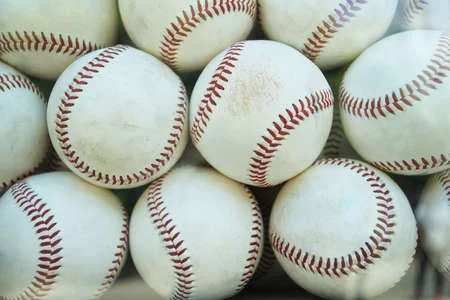
#> input picture 1_PROYECTO_FINAL/balls.jpeg, 450 x 300 px, found by its file name
$ jupyter execute WaterShed_Algorithm.ipynb
#> lines starting #> are read from the running program, lines starting #| are printed output that depends on the picture; after the words box and inside, x2 and y2 are one past the last pixel; in counts of white or black regions, pixels touching at a corner belong together
<a href="https://colab.research.google.com/github/andreac941/ComputerVision-Eq3/blob/main/1_PROYECTO_FINAL/WaterShed_Algorithm.ipynb" target="_parent"></a>

[cell 1]
#Importing openCv both as cv2 and cv for better convinence
import cv2
import cv2 as cv

# Importing numpy for working with numpy arrays
import numpy as np

# Importing pyplot as plt from maplotlib for Image Visualization
from matplotlib import pyplot as plt

# #Collab not support cv2.imshow method thus, importing cv2.imshow method for better Image visualization
#from google.colab.patches import cv2_imshow

#Importing PIL library for working with Images
from PIL import Image

#Importing asarray method from numpy for dealing with pixels of Images
from numpy import asarray

import matplotlib.image as mpimg

#Importing ndimage from scipy as this package contains various functions for multidimensional image processing.
from scipy import ndimage

#Importing filters, features, measures and color from skimage
from skimage import filters, feature, measure, color

#Importing Watershed for touching balls sepration
from skimage.segmentation import watershed

[cell 2]
#Defining show function for displaying  image with custom X and Y cordinates

def show(image,x=30,y=7):
  img=cv2.cvtColor(image, cv2.COLOR_BGR2RGB)
  plt.figure(figsize=(x,y))
  plt.imshow(img)

[cell 3]
#Reading Image
img = cv2.imread("/content/balls.jpeg")
#> img is the input picture: shape (300, 450, 3); mean B, G, R 166.7, 177.4, 169.9
#img = cv2.imread("baseballballs.jpg")

#Using predefined show function for displaying the image
show(img,25,5)

[cell 4]
#Converting Image BGR Image to Gray for Image thresholding and further Image-Preprocessing application
grayscale_Image = cv2.cvtColor(img, cv2.COLOR_BGR2GRAY)
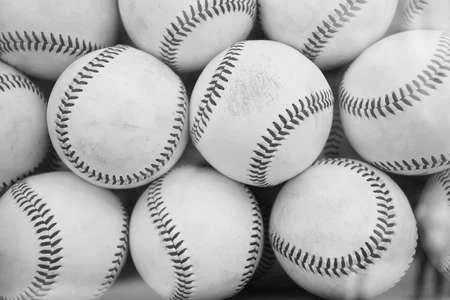
#> grayscale_Image: shape (300, 450); min 0, max 255, mean 173.9
ret, thresh_img = cv2.threshold(grayscale_Image, 120, 255, cv2.THRESH_BINARY)
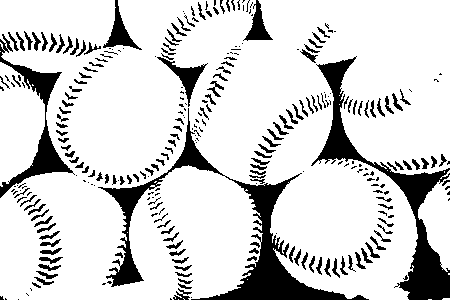
#> thresh_img: shape (300, 450); 82.8% white; 291 black regions (128 under 20 px), largest, box (x1, y1, x2, y2) and area: (98, 108, 369, 300) 6762, (311, 56, 450, 300) 5316, (0, 34, 75, 198) 2223

#Using show function earlier defined
show(thresh_img)

[cell 5]
# Noise removal
kernel = np.ones((3),np.uint8)
clear_image = cv2.morphologyEx(thresh_img,cv2.MORPH_OPEN, kernel, iterations=3)
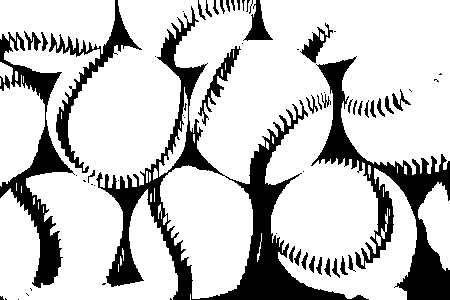
#> clear_image: shape (300, 450); 77.9% white; 67 black regions (29 under 20 px), largest, box (x1, y1, x2, y2) and area: (96, 6, 369, 300) 12300, (311, 56, 450, 300) 7434, (0, 32, 75, 288) 4497

#Using show function earlier defined
show(clear_image)
#> in show (call 3), `img=cv2.cvtColor(image, cv2.COLOR_BGR2RGB)`: img: shape (300, 450, 3); 77.9% white; 67 black regions (29 under 20 px)

[cell 6]
#Copying the preprocessed image as label_image
label_image = clear_image.copy()

#Creating a label_count variable to the count the number of balls in the image
label_count = 0

#Shape function for getting height and width
rows, cols = label_image.shape
#> rows = 300; cols = 450

#Looping through the pixel of image using rows and column of image
for j in range(rows):
    for i in range(cols):
        pixel = label_image[j, i]

        #Here there is single channel with 2 pixel intensities, Either 0 or 255. 0 represent black portion, where 255 represent balls (White).
        #Counting the total number of pixel with intensity 255
        if 255 == pixel:
            label_count += 1

            ##Applying floodFill method of opencv which will help in filling the backgroud that will ultimately helps in couting the contoured grain easily
            cv.floodFill(label_image, None, (i, j), label_count)
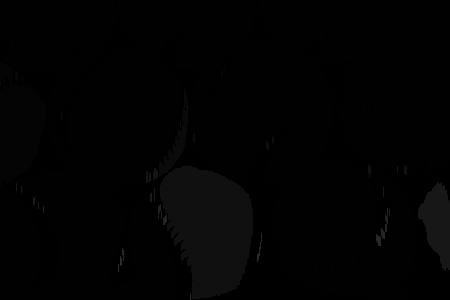
#> label_image: shape (300, 450); min 0, max 45, mean 2.3
#> after the loop, label_count = 45

[cell 7]
print("Number of foreground objects", label_count)
#| Number of foreground objects 45
show(label_image)

[cell 8]
#Applying Countours method to get the count of baseball balls
contours, hierarchy = cv.findContours(clear_image,
                                      cv.RETR_TREE, cv.CHAIN_APPROX_SIMPLE)
#> contours = 122 contours, 89 with area under 20; largest, box (x1, y1, x2, y2) and area: (0, 0, 450, 300) 97818, (0, 62, 45, 187) 3526, (418, 182, 450, 271) 1660, (197, 45, 242, 127) 842, (159, 87, 188, 177) 543


output_contour = cv.cvtColor(clear_image, cv.COLOR_GRAY2BGR)
cv.drawContours(output_contour, contours, -1, (0, 0, 255), 2)
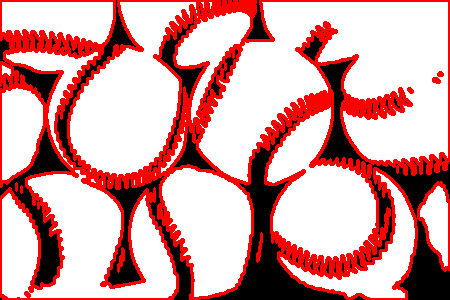
#> output_contour: shape (300, 450, 3); mean B, G, R 162.1, 162.1, 216.5
print("Number of detected contours", len(contours))
#| Number of detected contours 122

[cell 9]
plt.imshow(cv.cvtColor(clear_image, cv.COLOR_GRAY2BGR))
plt.show()
print(" \n Number of detected contours", len(contours))
#|  Number of detected contours 122

[cell 10]
#To visualize the segmentation conveniently, There needed a colour-code the labelled regions using the color, thus I did it.


#Applying  distance_transform_edt to computes the distance from non-zero (i.e. non-background) points to the nearest zero (i.e. background) point.
dist_trans = ndimage.distance_transform_edt(clear_image)
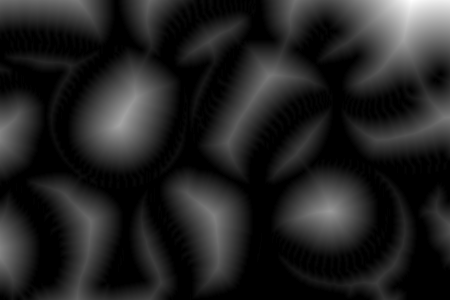
#> dist_trans: shape (300, 450) float64; min 0, max 78.49, mean 10.7; drawn with min black and max white

#Applying peak_local_max function for getting coordinates of local peaks (maxima) in an image.
local_max = feature.peak_local_max(dist_trans, min_distance=23)
#> local_max = [[122, 121], [211, 329], [217, 214], [76, 268], [221, 90], [40, 210], [147, 301], [252, 149], [61, 40]]


local_max_mask = np.zeros(dist_trans.shape, dtype=bool)
local_max_mask[tuple(local_max.T)] = True

#Aplying Watershed algorithm
labels = watershed(-dist_trans, measure.label(local_max_mask), mask=clear_image) # separate merged balls
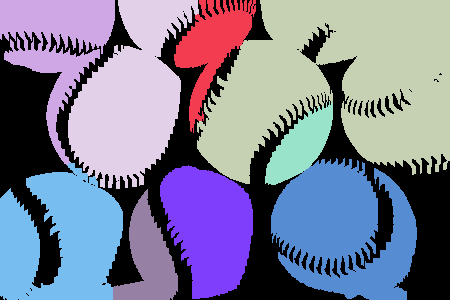
#> labels: shape (300, 450) int32; 10 distinct labels, from 0 to 9; one colour per label, 0 black
#> local_max_mask: shape (300, 450) bool; 0.01% white in thin lines or dots, all inside (x1, y1, x2, y2) = (40, 40, 330, 253)

[cell 11]
#label2rgb function, specifying the background label with argument bg_label=0.
plt.figure(figsize=(100,100))
plt.imshow(color.label2rgb(labels, bg_label=0))
print("Number of baseball balls are : %d" % labels.max())
#| Number of baseball balls are : 9
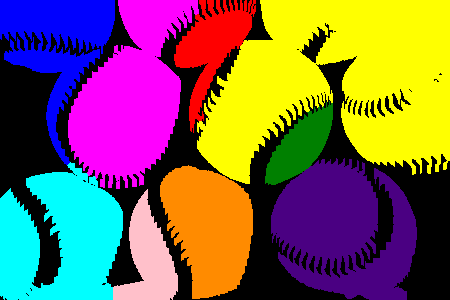
#> shown: shape (300, 450, 3) float64; mean R, G, B 0.488, 0.384, 0.326

[cell 12]
#Creating A list name count for counting the total uncomplete balls
count = []

#Iterating through contour and filtering out the balls with area less than 800 and then appending to the count variable.
for x in contours:

  #Using contourArea method to get the area of rice (Contour)
  area = cv.contourArea(x)
  if area < 800 :
    count.append(x)
#> this loop made 122 passes
#> area on passes 5, 8, 18, 21, 30, 37, 38, 48, 49, 50, 51, 52: 30.5, 39.5, 1659.5, 32.5, 543, 3526.5, 97817.5, 82.5, 85.5, 76.5, 87.5, 75.5
#> after the loop, count = 118 contours, 89 with area under 20; largest, box (x1, y1, x2, y2) and area: (159, 87, 188, 177) 543, (300, 22, 334, 64) 523, (23, 30, 42, 52) 184, (391, 88, 412, 112) 172, (305, 95, 319, 115) 108

#Output of the count list.

print("Total number of broken baseballs in the Image is: ",len(count))
#| Total number of broken baseballs in the Image is:  118
